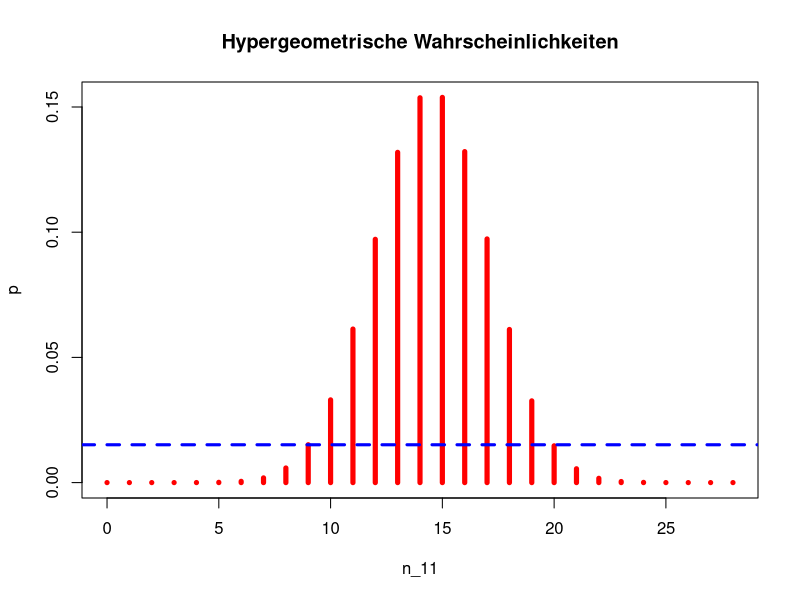
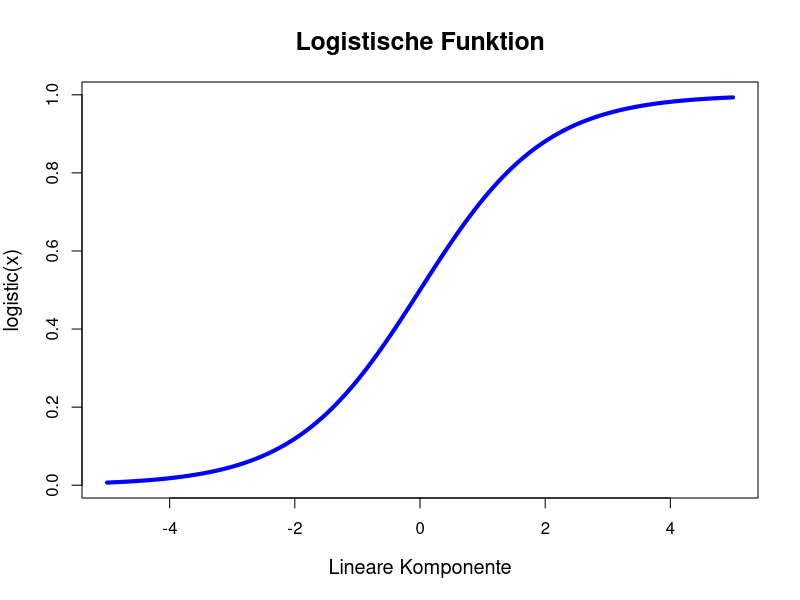

Recreate these plots in R, in order.

### Rechnungen zur APSAC-Studie
###############################################################################
###############################################################################
###############################################################################


###############################################################################
### Fisher-Yates-Test bei APSAC-Studie ########################################
###############################################################################

### Komplett manuelle Berechnung über hpergeometrische W-keiten

( p_star = choose(28,9)*choose(285,153)/choose(313,162) )
dhyper(9,28,285,162)

# Erzeugung der Grafik 
n_11 = 0:28
p = dhyper(n_11,28,285,162)
plot(n_11,p,type = "h", col = "red", lwd = 5,
     main = "Hypergeometrische Wahrscheinlichkeiten")
abline(h=dhyper(9,28,285,162), col = "blue", lwd = 3, lty = 2)

# Wahrscheinlichkeiten sind tatsächlich nicht exakt symmetrisch
dhyper(14,28,285,162)
dhyper(15,28,285,162)
dhyper(20,28,285,162)

# p-Wert-Berechnung
sum(p[1:10])  # Achtung: n_11 = 0  steht in p[1] , n_11 = 9  steht in p[10]
sum(p[21:29]) # Achtung: n_11 = 20 steht in p[21], n_11 = 28 steht in p[29]

sum(p[1:10])+ sum(p[21:29]) # zweiseitiger Test
sum(p[1:10])                # einseitiger Test

### Testdurchführung mit dem in R implementierten Befehl
tafel = matrix(c(9,153,19,132),2,2,byrow = TRUE)               
dimnames(tafel) = list(c("APSAC", "Heparin"), c("verstorben", "überlebt")) 
tafel

fisher.test(tafel)                           # zweiseitiger Test
fisher.test(tafel, alternative = "less")     # einseitiger Test


###############################################################################
### Vierfelder-Chi-Quadrat-Test bei APSAC-Studie ##############################
###############################################################################

### Übliche Formulierung
tafel = matrix(c(9,153,19,132),2,2,byrow = TRUE)               
dimnames(tafel) = list(c("APSAC", "Heparin"), c("verstorben", "überlebt")) 
tafel

chisq.test(tafel, correct = FALSE) 
chisq.test(tafel) 
chisq.test(tafel)$expected 


### Modifizierte Teststatistik
( Erw_n11 = 28*162/313 )
( Var_n11 = 28*285*162*151/(313^2*312) )
( Xq_mod = (9-Erw_n11)^2/Var_n11 )

( p_w_mod = 1-pchisq(Xq_mod,1) )


###############################################################################
### Differenz der W-keiten bei APSAC-Studie ###################################
###############################################################################

# Relative Häufigkeiten 
( p_1 = 9/162 )
( p_2 = 19/151 )
p = 28/313

n_1 = 162
n_2 = 151

( Delta = p_1 - p_2 )

# Geschätzter Standardfehler
( se_1 = sqrt(p_1*(1-p_1)/n_1 + p_2*(1-p_2)/n_2) )
( se_2 = sqrt(p*(1-p)*(1/n_1 + 1/n_2)) )

# Approximative KI für die Differenz der W-keiten
( zq = qnorm(0.975) )
Delta - zq*se_1
Delta + zq*se_1

Delta - zq*se_2
Delta + zq*se_2


###############################################################################
### Relatives Risiko bei APSAC-Studie #########################################
###############################################################################

# Relatives Risiko
( RR = (9/162)/(19/151) )
log(RR)

# Geschätzter Standardfehler
( SE = sqrt((1-9/162)/9 + (1-19/151)/19 ) )

# Approximative KI für ln(RR)
( zq = qnorm(0.975) )
log(RR) - zq*SE
log(RR) + zq*SE

# Approximative KI für RR
exp(log(RR)-zq*SE)
exp(log(RR)+zq*SE)


###############################################################################
### Odds Ratio bei APSAC-Studie ###############################################
###############################################################################

# Odds Ratio
( OR = 9*132/(19*153) )
log(OR)

# Geschätzter Standardfehler
( SE = sqrt(1/9 + 1/153 + 1/19 + 1/132) )

# Approximative KI für ln(OR)
( zq = qnorm(0.975) )
log(OR) - zq*SE
log(OR) + zq*SE

# Approximative KI für OR
exp(log(OR)-zq*SE)
exp(log(OR)+zq*SE)


###############################################################################
### Beispiel CMH-Test #########################################################
###############################################################################

# Spaltenweises Einlesen der Daten als Array
tafel = array(c( 3,11,86,69,
                 6, 8,67,63),
             dim = c(2,2,2))

# Einfache Beschriftung
dimnames(tafel) = list(
                        c("APSAC","Heparin"),c("verstorben","überlebt"),          
				c("Hinterwand","Vorderwand")
                       )

tafel

# Komfortablere Beschriftung
dimnames(tafel) = list(
                        Therapie = c("APSAC","Heparin"),
				Ergebnis = c("verstorben","überlebt"),          
				Lokation = c("Hinterwand","Vorderwand")
                       )
tafel

# Durchführung des CMH-Tests
mantelhaen.test(x = tafel,correct = FALSE, exact = FALSE)

ergebnis = mantelhaen.test(x = tafel, alternative = c("two.sided"),
                correct = FALSE, exact = FALSE)
ergebnis
ergebnis$estimate
ergebnis$statistic


###############################################################################
### Binäre Logistische Regression: nur logistische Funktion ###################
###############################################################################

### Logistische Funktion
logistic = function(x) exp(x)/(1+exp(x))

x = seq(-5,5, by = 0.01)
windows(6,4)
plot(x, logistic(x), type = "l", lwd = 4, col = "blue", cex.main = 1.5,
     main = "Logistische Funktion", cex.axis = 1.0, cex.lab = 1.2,
     xlab = "Lineare Komponente" )



### Weitere Tests
###############################################################################
###############################################################################
###############################################################################


###############################################################################
### Beispiel (kxm)-Felder-Chi-Quadrat-Test ####################################
###############################################################################

tafel = matrix(c(28,9,3,17,1,2,5,0,25),3,3,byrow = TRUE)                 
dimnames(tafel) = 
   list(c("Staphylokokken", "Streptokokken","Pseudomonas aeruginosa"),
        c("sehr positiv", "positiv","negativ")) 
tafel

chisq.test(tafel, correct = FALSE) 
chisq.test(tafel) 
chisq.test(tafel)$expected 
(chisq.test(tafel)$residuals)^2 


###############################################################################
### Beispiel McNemar-Test #####################################################
###############################################################################

tafel = matrix(c(9,15,4,10),2,2, byrow = TRUE)                 
dimnames(tafel) = 
   list(c("A: starke Wirkung", "A: geringe Wirkung"),
        c("B: starke Wirkung", "B: geringe Wirkung")) 
tafel

mcnemar.test(tafel, correct = TRUE) # implementiert ist zweiseitiger Test


###############################################################################
### Beispiel Median-Test ######################################################
###############################################################################

# Eingabe der Daten und Bestimmung des empirischen gemeinsamen Medians
isol = c(1,4,1,2,2,1,5,1,2)
integ = c(1,4,4,1,3,2,4,4,5,4,4)

med = median(c(isol,integ))
med

# Erzeugung der entsprechenden Vierfeldertafel
n11 = sum(isol  > med)
n12 = sum(integ > med)
n21 = sum(isol  < med)
n22 = sum(integ < med)

tafel = matrix(c(n11,n12,n21,n22),2,2,byrow = TRUE)             
dimnames(tafel) = list(c("größer MED", "kleiner MED"), c("isoliert", "integriert")) 
tafel

# Durchführung der Vierfelder-Tests 
chisq.test(tafel, correct = FALSE) # zweiseitiger Chi-Quadrat-Test (ergibt Chi-Quadrat-Wert wie in Bortz)
qchisq(0.9,1)                      # kritischer Wert für einseitigen Test zum Niveau 5%

chisq.test(tafel, correct = TRUE)  # zweiseitiger Chi-Quadrat-Test mit Korrektur
chisq.test(tafel)$expected
 
fisher.test(tafel, alternative = "less")  # einseitig



#####